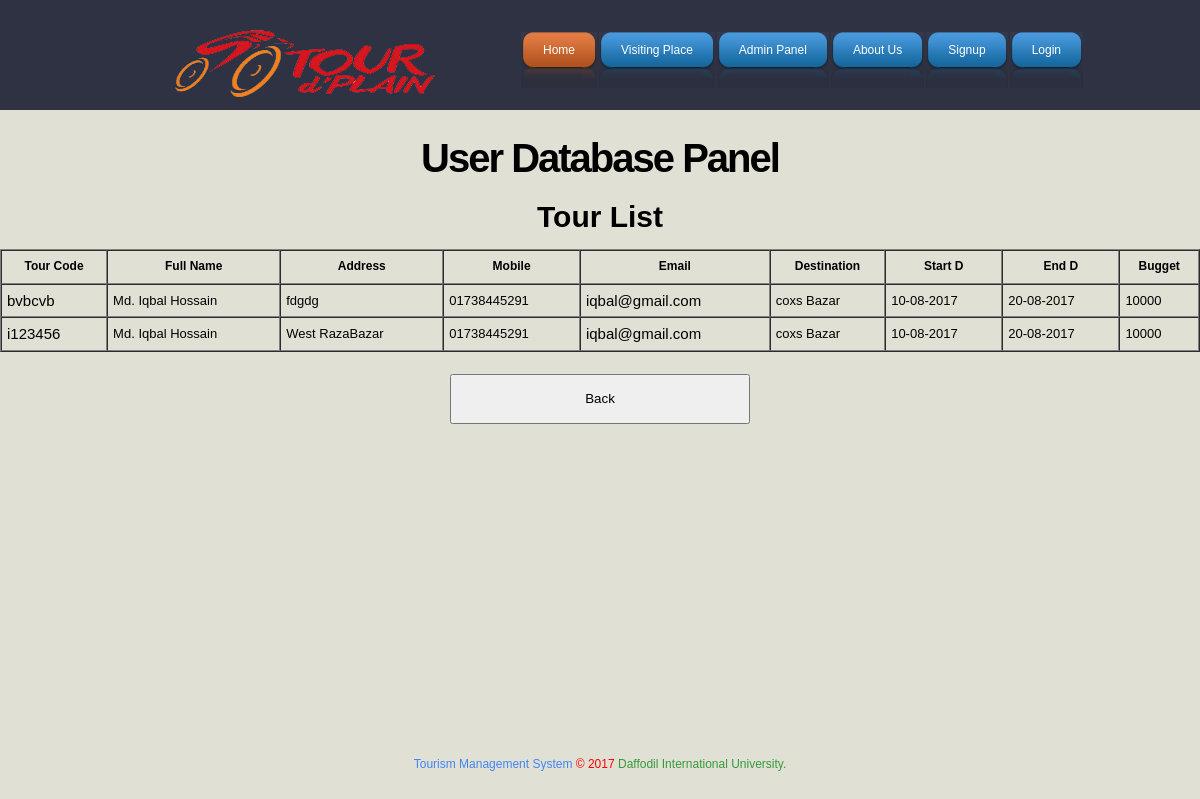
/pages/memberShowList.php (signed in), run on the app's committed database.
### tables this page shows
CREATE TABLE IF NOT EXISTS `tourdata` (
  `tourCode` varchar(50) NOT NULL,
  `userName` varchar(50) NOT NULL,
  `fullName` varchar(50) NOT NULL,
  `address` varchar(50) NOT NULL,
  `mobileNo` varchar(50) NOT NULL,
  `email` varchar(50) NOT NULL,
  `dLocation` varchar(50) NOT NULL,
  `startDate` varchar(50) NOT NULL,
  `endDate` varchar(50) NOT NULL,
  `buggetTK` varchar(50) NOT NULL,
  PRIMARY KEY (`tourCode`)
);

### pages/memberShowList.php (the view, shortened to what this page needs)
<!DOCTYPE html PUBLIC "-//W3C//DTD XHTML 1.0 Transitional//EN" "http://www.w3.org/TR/xhtml1/DTD/xhtml1-transitional.dtd">
<html xmlns="http://www.w3.org/1999/xhtml">
<head>
<link href="../style.css" rel="stylesheet" type="text/css" />
</head>
<body>
<div class="main">
  <div class="header">
    <div class="header_resize">
      <div class="logo"><br/>
        <img src="../images/headerTourLogo.png" width="300" height="90" alt="">
      </div>
      <div class="menu_nav">
        <ul>
          <li class="active"><a href="../index.php"><span><span>Home</span></span></a></li>
          <li><a href="visitingplace.php"><span><span>Visiting Place</span></span></a></li>
          <li><a href="adminpanel.php"><span><span>Admin Panel</span></span></a></li>
          <li><a href="about.php"><span><span>About Us</span></span></a></li>
          <li><a href="signup.php"><span><span>Signup</span></span></a></li>
          <li><a href="login.php"><span><span>Login</span></span></a></li>
        </ul>
      </div>
    </div>
  </div>
  </div>
  <div style="background-color:#E1E0D5">
		<center><h1 style="color:#000000">User Database Panel</h1></cente
		><caption><b style="font-size:30px; color:#000000">Tour List</b></caption><br/><br/>
		  <table width=100% border="1" cellpadding="5" cellspacing="0">
				  <tr>
					<th  style="color:#000000">Tour Code</th><th  style="color:#000000">Full Name</th><th  style="color:#000000">Address</th><th  style=
				"color:#000000">Mobile</th><th  style="color:#000000">Email</th><th  style="color:#000000">Destination</th><th  style="color:#000000">Start D</th><th  style="color:#000000">End D</th><th  style="color:#000000">Bugget</th>
				</tr>
						<?php
						@$userNameUpdate =$_SESSION['username'];
				$array="SELECT * FROM tourdata where userName='$userNameUpdate'";
				$result=mysql_query($array) or die("don't fine query.");
				while($row1 = mysql_fetch_row($result)){
						@print "<tr><td style='color:#000000; font-size:15px'>" . $row1[0] . "</td><td
						style='color:#000000; font-size:13px'>".$row1[2]."</td><td style='color:#000000; font-size:13px'>" . $row1[3] ."</td><td style='color:#000000;
						font-size:13px'>" . $row1[4] . "</td><td style='color:#000000; font-size:15px'>" . $row1[5] . "</td><td style='color:#000000; font-size:13px'>"
						. $row1[6] ."</td><td style='color:#000000; font-size:13px'>".$row1[7]."</td><td style='color:#000000; font-size:13px'>" . $row1[8] ."</td><td
						style='color:#000000; font-size:13px'>" . $row1[9] . "</td></tr>";
					}
				?>
		</table>
		<form action="" method="post">
			<br/><center><input type="submit" name="backUser" value="Back" style="width:300px; height:50px" /></center>
		</form>
</div>
<div style="position:fixed; text-align:center; bottom:0px; width:100%"><h style="color:#4285F4">Tourism Management System <h style="color:#FF0000"> &copy; 2017 </h><h style="color:#349B39">Daffodil International University.</h></p></div>
</body>
</html>

### style.css (style rules this page uses)
body { margin:0; padding:0; width:100%; color:#5f5f5f; font:normal 12px/1.8em Arial, Helvetica, sans-serif; }
html, .main { padding:0; margin:0; background:#e1e0d5; }
.logo { padding:0 0 0 40px; float:left; width:auto; height:50px; font-size:50px; height:110px; }
h1 { margin:0; padding:24px 0; color:#fff; font:bold 40px/1.2em Arial, Helvetica, sans-serif; letter-spacing:-2px; }
a { color:#56acc2; text-decoration:underline; }
.header, .content, .menu_nav, .fbg, .footer, form, ol, ol li, ul, .content .mainbar, .content .sidebar { margin:0; padding:0; }
.header { background-color:#2e3242; }
.header_resize { margin:0 auto; padding:0; width:970px; }
.menu_nav { margin:0; padding:32px 0 0; float:right; }
.menu_nav ul { list-style:none; }
.menu_nav ul li { margin:0; padding:0 2px 0 0; float:left; }
.menu_nav ul li a { display:block; margin:0; padding:0 0 0 14px; color:#fff; text-decoration:none; background:#f00 url(images/menu_l.gif) no-repeat left top; }
.menu_nav ul li a span { display:block; margin:0; padding:0 14px 0 0; background:#f00 url(images/menu_r.gif) no-repeat right top; }
.menu_nav ul li a span span { display:block; margin:0; padding:8px 8px 26px; background:#f00 url(images/menu.gif) repeat-x top; }
.menu_nav ul li.active a, .menu_nav ul li a:hover { background:#f00 url(images/menu_al.gif) no-repeat left top; }
.menu_nav ul li.active a span, .menu_nav ul li a:hover span { background:#f00 url(images/menu_ar.gif) no-repeat right top; }
.menu_nav ul li.active a span span, .menu_nav ul li a:hover span span { background:#f00 url(images/menu_a.gif) repeat-x top; }

### data on the page
tourdata: tourCode "bvbcvb", fullName "Md. Iqbal Hossain", address "fdgdg", mobileNo "01738445291", email "iqbal@gmail.com", dLocation "coxs Bazar", startDate "10-08-2017", endDate "20-08-2017", buggetTK "10000"
tourdata: tourCode "i123456", fullName "Md. Iqbal Hossain", address "West RazaBazar", mobileNo "01738445291", email "iqbal@gmail.com", dLocation "coxs Bazar", startDate "10-08-2017", endDate "20-08-2017", buggetTK "10000"
